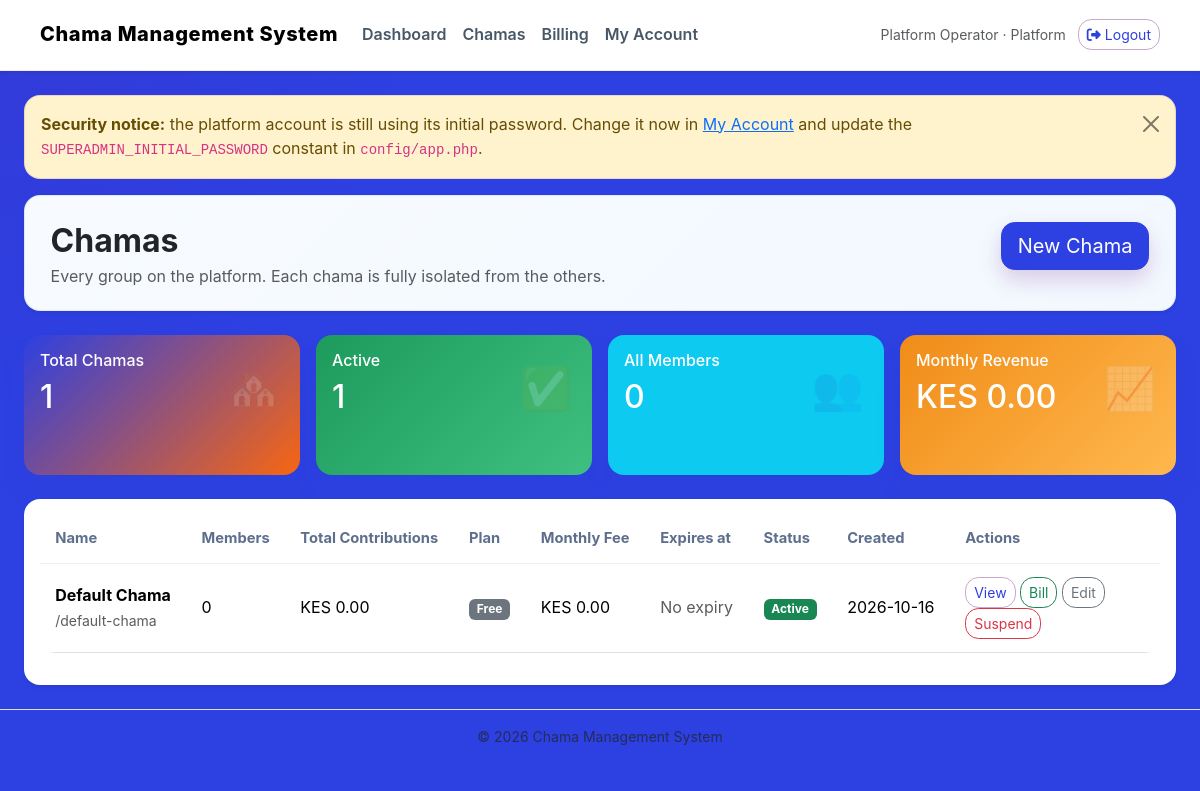
The page /chama-system-v2/chamas/index.php (signed in) on the database its author committed.
### tables this page shows
CREATE TABLE chamas (
    id INT UNSIGNED NOT NULL AUTO_INCREMENT,
    name VARCHAR(150) NOT NULL,
    slug VARCHAR(180) NOT NULL,
    phone VARCHAR(30) NOT NULL DEFAULT '',
    billing_phone VARCHAR(30) NOT NULL DEFAULT '' COMMENT 'M-Pesa number billed for the subscription',
    email VARCHAR(150) NOT NULL DEFAULT '',
    plan ENUM('free','pro') NOT NULL DEFAULT 'free',
    monthly_fee DECIMAL(10,2) NOT NULL DEFAULT 0 COMMENT 'what the CHAMA pays the platform',
    monthly_dues DECIMAL(10,2) NOT NULL DEFAULT 0 COMMENT 'what each MEMBER pays the chama per month',
    sms_enabled TINYINT(1) NOT NULL DEFAULT 0 COMMENT 'monthly dues reminders on/off',
    sms_receipts TINYINT(1) NOT NULL DEFAULT 1 COMMENT 'send confirmation SMS when money lands',
    sms_reminder_day TINYINT UNSIGNED NOT NULL DEFAULT 5 COMMENT 'day of month for the reminder, 1-28',
    sms_last_reminder DATE NULL COMMENT 'last day a reminder batch was sent',
    is_pilot TINYINT(1) NOT NULL DEFAULT 0 COMMENT 'on a free pilot window',
    tier VARCHAR(20) NOT NULL DEFAULT 'standard' COMMENT 'pricing tier key',
    setup_fee DECIMAL(10,2) NOT NULL DEFAULT 0 COMMENT 'one-off onboarding fee quoted',
    setup_fee_paid TINYINT(1) NOT NULL DEFAULT 0,
    plan_expires_at DATE NULL COMMENT 'NULL = never expires',
    status ENUM('active','suspended') NOT NULL DEFAULT 'active',
    suspension_reason VARCHAR(30) NOT NULL DEFAULT '' COMMENT 'nonpayment | manual | empty',
    started_at DATE NULL,
    notes VARCHAR(255) NOT NULL DEFAULT '',
    created_at TIMESTAMP NOT NULL DEFAULT CURRENT_TIMESTAMP,
    PRIMARY KEY (id),
    UNIQUE KEY uq_chamas_slug (slug)
);

### chama-system-v2/config/app.php (called while the page is built, shortened)
<?php
function url(string $path = ''): string
{
    return BASE_URL . '/' . ltrim($path, '/');
}
function money($amount): string
{
    return 'KES ' . number_format((float)$amount, 2);
}
function e($value): string
{
    return htmlspecialchars((string)$value, ENT_QUOTES, 'UTF-8');
}

### chama-system-v2/includes/billing.php (called while the page is built, shortened)
<?php
function subscription_status(array $chama): array
{
    $expiresAt = $chama['plan_expires_at'] ?? null;
    $fee = (float)($chama['monthly_fee'] ?? 0);
    $plan = $chama['plan'] ?? 'free';
    if ($plan === 'free' && $fee <= 0 && empty($expiresAt)) {
        return ['state' => 'unlimited', 'label' => 'Free plan (no expiry)', 'class' => 'secondary', 'days_left' => null, 'expires_at' => null];
    }
    $today = new DateTimeImmutable(date('Y-m-d'));
    $expiry = new DateTimeImmutable(date('Y-m-d', strtotime((string)$expiresAt)));
    $daysLeft = (int)$today->diff($expiry)->format('%r%a');
    return ['state' => 'active', 'label' => 'Active - ' . $daysLeft . ' days left', 'class' => 'success', 'days_left' => $daysLeft, 'expires_at' => $expiresAt];
}

### chama-system-v2/chamas/index.php (the view, shortened to what this page needs)
<?php
require_once __DIR__ . '/../includes/header.php';
$totalChamas = (int)$pdo->query('SELECT COUNT(*) FROM chamas')->fetchColumn();
$activeChamas = (int)$pdo->query("SELECT COUNT(*) FROM chamas WHERE status = 'active'")->fetchColumn();
$totalMembers = (int)$pdo->query('SELECT COUNT(*) FROM members')->fetchColumn();
$platformRevenue = (float)$pdo->query("SELECT COALESCE(SUM(monthly_fee),0) FROM chamas WHERE monthly_fee > 0")->fetchColumn();
$chamas = $pdo->query("
    SELECT c.*,
        (SELECT COUNT(*) FROM members m WHERE m.chama_id = c.id) AS member_count,
        (SELECT COALESCE(SUM(amount),0) FROM contributions ct WHERE ct.chama_id = c.id) AS total_contributions
    FROM chamas c ORDER BY c.id DESC
")->fetchAll();
?>
<div class="card hero-card shadow-sm mb-4">
    <div class="card-body d-flex flex-column flex-md-row justify-content-between align-items-start gap-3">
        <div>
            <h2 class="fw-bold mb-1">Chamas</h2>
            <div class="text-muted">Every group on the platform. Each chama is fully isolated from the others.</div>
        </div>
        <a href="<?= url('chamas/create.php') ?>" class="btn btn-primary btn-lg">New Chama</a>
    </div>
</div>
<div class="row row-cols-1 row-cols-md-4 g-3 mb-4">
    <div class="col"><div class="card stat-card bg-primary"><div class="card-body"><div class="icon">🏘️</div><h6 class="mb-2">Total Chamas</h6><h2><?= e($totalChamas) ?></h2></div></div></div>
    <div class="col"><div class="card stat-card bg-success"><div class="card-body"><div class="icon">✅</div><h6 class="mb-2">Active</h6><h2><?= e($activeChamas) ?></h2></div></div></div>
    <div class="col"><div class="card stat-card bg-info"><div class="card-body"><div class="icon">👥</div><h6 class="mb-2">All Members</h6><h2><?= e($totalMembers) ?></h2></div></div></div>
    <div class="col"><div class="card stat-card bg-warning"><div class="card-body"><div class="icon">📈</div><h6 class="mb-2">Monthly Revenue</h6><h2><?= money($platformRevenue) ?></h2></div></div></div>
</div>
<div class="card shadow-sm">
    <div class="card-body table-responsive">
        <table class="table table-hover align-middle">
            <thead>
                <tr><th>Name</th><th>Members</th><th>Total Contributions</th><th>Plan</th><th>Monthly Fee</th><th>Expires at</th><th>Status</th><th>Created</th><th width="210">Actions</th></tr>
            </thead>
            <tbody>
            <?php foreach ($chamas as $c): ?>
                <tr>
                    <td><strong><?= e($c['name']) ?></strong><br><small class="text-muted">/<?= e($c['slug']) ?></small></td>
                    <td><?= e($c['member_count']) ?></td>
                    <td><?= money($c['total_contributions']) ?></td>
                    <td><span class="badge bg-<?= $c['plan'] === 'pro' ? 'primary' : 'secondary' ?>"><?= e(ucfirst($c['plan'])) ?></span></td>
                    <td><?= money($c['monthly_fee']) ?></td>
                    <td>
                        <?php $rowSub = subscription_status($c); ?>
                        <?php if ($rowSub['expires_at']): ?>
                            <?= e(date('d M Y', strtotime((string)$rowSub['expires_at']))) ?><br>
                            <span class="badge bg-<?= e($rowSub['class']) ?>"><?= e($rowSub['label']) ?></span>
                        <?php else: ?>
                            <span class="text-muted">No expiry</span>
                        <?php endif; ?>
                    </td>
                    <td><span class="badge bg-<?= $c['status'] === 'active' ? 'success' : 'danger' ?>"><?= e(ucfirst($c['status'])) ?></span></td>
                    <td><?= e(substr((string)$c['created_at'], 0, 10)) ?></td>
                    <td>
                        <a class="btn btn-sm btn-outline-primary" href="<?= url('chamas/view.php?id=' . $c['id']) ?>">View</a>
                        <a class="btn btn-sm btn-outline-success" href="<?= url('billing/pay.php?chama_id=' . $c['id']) ?>">Bill</a>
                        <a class="btn btn-sm btn-outline-secondary" href="<?= url('chamas/edit.php?id=' . $c['id']) ?>">Edit</a>
                        <?php if ($c['status'] === 'active'): ?>
                            <a class="btn btn-sm btn-outline-danger" onclick="return confirm('Suspend this group? Its users will no longer be able to log in.')" href="<?= url('chamas/edit.php?id=' . $c['id'] . '&status=suspended') ?>">Suspend</a>
                        <?php else: ?>
                            <a class="btn btn-sm btn-outline-success" href="<?= url('chamas/edit.php?id=' . $c['id'] . '&status=active') ?>">Activate</a>
                        <?php endif; ?>
                    </td>
                </tr>
            <?php endforeach; ?>
            </tbody>
        </table>
    </div>
</div>
<?php require_once __DIR__ . '/../includes/footer.php'; ?>

### chama-system-v2/assets/css/style.css (style rules this page uses)
:root { --bg: #eef4fb; --surface: #ffffff; --surface-alt: #f8fbff; --border: #47e018; --text: #172339; --muted: #c9274f; --primary: #2d40e2; --primary-rgb: 95, 7, 117; --primary-alt: #f86611; --primary-soft: #6563dd; --success: #1c9b5c; --warning: #f08c18; --danger: #db3847; --hero-kicker: #44ff1f; --hero-accent: #ffe08a; --hero-main: #44ff1f; --hero-subtitle: #d7e2ff; --bs-primary: var(--primary); --bs-primary-rgb: var(--primary-rgb); }
body { background: radial-gradient(circle at top left, rgba(var(--primary-rgb), 0.10), transparent 30%), linear-gradient(180deg, var(--primary) 0%, var(--primary) 100%) !important; color: var(--text); font-family: 'Inter', system-ui, -apple-system, BlinkMacSystemFont, 'Segoe UI', sans-serif; line-height: 1.55; min-height: 100vh; }
.card { border: 0; border-radius: 1rem; box-shadow: 0 18px 30px rgba(24, 83, 152, 0.06); }
.hero-card { background: linear-gradient(135deg, #f7fbff 0%, #f3f8ff 100%); border: 1px solid rgba(62, 105, 255, 0.12); }
.hero-card .card-body { padding: 1.6rem 1.6rem 1.3rem; }
.card-body { padding: 1rem 1rem; }
.stat-card { color: #fff; overflow: hidden; position: relative; min-height: 140px; }
.stat-card .icon { font-size: 42px; opacity: .18; position: absolute; right: 20px; top: 20px; }
.stat-card.bg-primary { background: linear-gradient(135deg, var(--primary), var(--primary-alt)); }
.stat-card.bg-success { background: linear-gradient(135deg, #1c9b5c, #3fbf80); }
.stat-card.bg-warning { background: linear-gradient(135deg, #f08c18, #ffb84e); }
.table { background: var(--surface); border-radius: 1rem; overflow: hidden; }
.table th, .table td { vertical-align: middle; padding: 0.8rem 0.95rem; }
.table thead th { color: #5e6e8d; border-bottom: 1px solid #e9eef6; font-size: 0.92rem; }
.table tbody tr { transition: background-color 0.2s ease; }
.badge { font-weight: 700; text-transform: none; }
.btn { border-radius: 0.85rem; transition: transform 0.15s ease, box-shadow 0.15s ease, background-color 0.15s ease; }
.btn-primary { --bs-btn-bg: var(--primary); --bs-btn-border-color: var(--primary); --bs-btn-hover-bg: var(--primary-alt); --bs-btn-hover-border-color: var(--primary-alt); --bs-btn-active-bg: var(--primary-alt); --bs-btn-active-border-color: var(--primary-alt); box-shadow: 0 10px 22px rgba(var(--primary-rgb), 0.18); }
.btn-outline-primary { --bs-btn-color: var(--primary); --bs-btn-border-color: rgba(var(--primary-rgb), 0.35); --bs-btn-hover-bg: var(--primary); --bs-btn-hover-border-color: var(--primary); --bs-btn-active-bg: var(--primary); --bs-btn-active-border-color: var(--primary); border-color: rgba(var(--primary-rgb), 0.35); color: var(--primary); }

### rows shown on the page
chamas: name "Default Chama", slug "default-chama", member_count "0", total_contributions "KES 0.00", plan "Free", monthly_fee "KES 0.00", status "Active", created_at "2026-10-16"

### other values the page prints
$brandName "Chama Management System"
$user['name'] "Platform Operator"
$totalChamas "1"
$activeChamas "1"
$totalMembers "0"
money($platformRevenue) "KES 0.00"
APP_NAME "Chama Management System"
